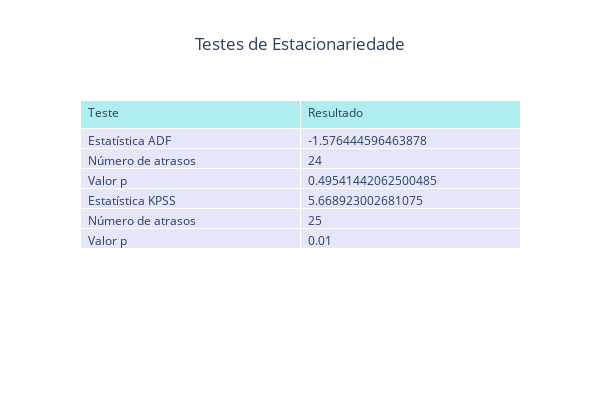

Notebook cell for this chart:
### Code cell
import pandas as pd
from statsmodels.tsa.stattools import adfuller, kpss
import plotly.graph_objs as go

# Realizando o teste ADF
resultado_adf = adfuller(ts_clean, autolag='AIC')
adf_dict = {'Estatística ADF': resultado_adf[0],
           'Número de atrasos': resultado_adf[2],
           'Valor p': resultado_adf[1]}
adf_dict = pd.DataFrame(adf_dict.items(), columns=['Teste', 'Resultado'])

# Realizando o teste KPSS
resultado_kpss = kpss(ts_clean, nlags='auto', regression='c')
kpss_dict = {'Estatística KPSS': resultado_kpss[0],
             'Número de atrasos': resultado_kpss[2],
             'Valor p': resultado_kpss[1]}
kpss_dict = pd.DataFrame(kpss_dict.items(), columns=['Teste', 'Resultado'])

# Criando a tabela com os resultados dos testes
fig = go.Figure(data=[go.Table(
    header=dict(values=list(['Teste', 'Resultado']),
                fill_color='paleturquoise',
                align='left'),
    cells=dict(values=[adf_dict['Teste'].tolist() + kpss_dict['Teste'].tolist(),
                       adf_dict['Resultado'].tolist() + kpss_dict['Resultado'].tolist()],
               fill_color='lavender',
               align='left'))
])

# Configurando o layout da tabela
fig.update_layout(title='Testes de Estacionariedade',
                  title_x=0.5,
                  width=600,
                  height=400)

# Mostrando a tabela
fig.show()

### Figure 1 — Plotly figure (JSON) as saved in the notebook; plotly's stock layout.template omitted (floating-point values rounded to 4 significant figures)
{"data": [{"cells": {"align": "left", "fill": {"color": "lavender"}, "values": [["Estatística ADF", "Número de atrasos", "Valor p", "Estatística KPSS", "Número de atrasos", "Valor p"], [-1.576, 24, 0.4954, 5.669, 25, 0.01]]}, "header": {"align": "left", "fill": {"color": "paleturquoise"}, "values": ["Teste", "Resultado"]}, "type": "table"}], "layout": {"height": 400, "title": {"text": "Testes de Estacionariedade", "x": 0.5}, "width": 600}}
